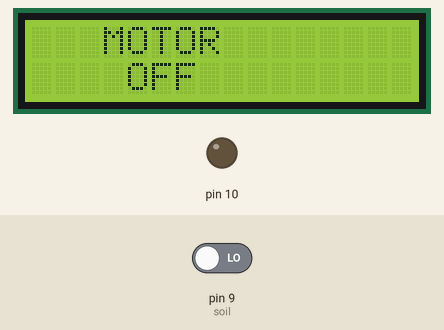
A sketch run on a simulated Arduino Uno, built with avr-gcc and run on an emulated ATmega328P. Shown: 16×2 character LCD, output pins drawn as LEDs (lit = HIGH). Inputs (shaded band) come from the test bench; at power-on: pin 9 (soil) LOW.

Above: at 3.2 s.
3.3 s: pin 9 (soil) driven HIGH
At 4.3 s:
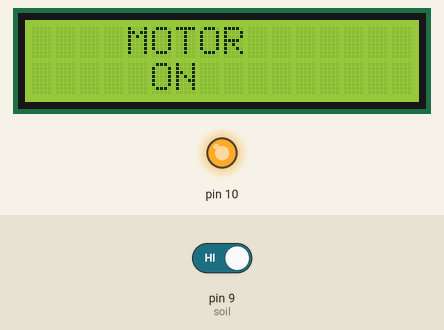
5.0 s: pin 9 (soil) driven LOW
At 6.3 s:
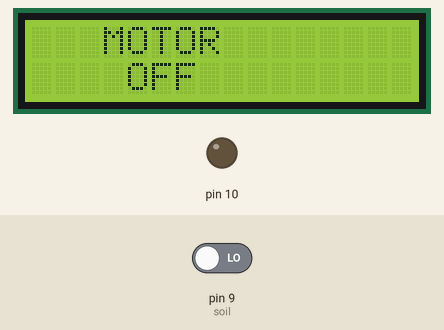
Timing chart, 0 to 8.0 s (numbered marks = the images above; inputs shaded):
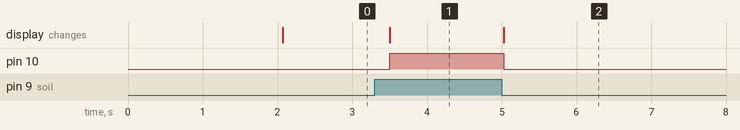

The sketch:

SAMRT_IRRIGATION_SYSTEMS.ino
```cpp
 // CODE EXECUTED & PREPARED BY VISHAL ABHINAV 1AM20MC103
// DEPT. OF MCA , AMC ENGINEERING COLLEGE, BANGALORE -83

#include <LiquidCrystal.h>
LiquidCrystal lcd(A0, A1, A2, A3, A4, A5 ); //********
#define soil 9
void setup()
{
  pinMode(soil, INPUT);
  pinMode(10, OUTPUT);
  lcd.begin(16, 2);
  lcd.print("   AUTOMATIC  ");
  lcd.setCursor(0, 1);
  lcd.print("IRRIGATION SYSTEM");

  delay(2000);
}
void loop()
{
  if (digitalRead(soil) == HIGH)
  {
    digitalWrite(10, HIGH);
    // delay(200);
    lcd.clear();
    lcd.print("    MOTOR");
    lcd.setCursor(0, 1);
    lcd.print("     ON   ");
    delay(300);

  }


  else
  {
    digitalWrite(10, LOW);
    //digitalWrite(fire, LOW);
    lcd.clear();
    lcd.print("   MOTOR  ");
    lcd.setCursor(0, 1);
    lcd.print("    OFF ");
    delay(200);
  }
}
```

Measured:
- after the input at 3.3 s, pin 10: LOW → HIGH after 0.20 s; the display: changes after 0.20 s (image 1)
- after the input at 5.0 s, pin 10: HIGH → LOW at once; the display: changes at once (image 2)
